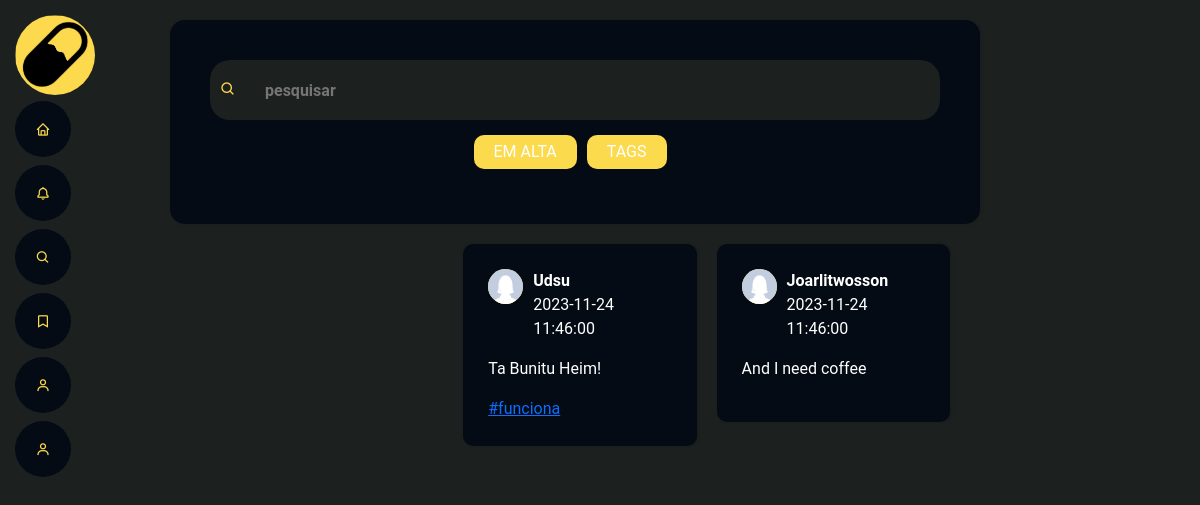
The page /Index.php?route=pesquisa (signed in) on the database its author committed.
### tables this page shows
CREATE TABLE tb_posts (
    pos_id INT AUTO_INCREMENT PRIMARY KEY,
    pos_usu_id INT NOT NULL,
    pos_conteudo TEXT,
    pos_data_postagem TIMESTAMP DEFAULT CURRENT_TIMESTAMP,
    FOREIGN KEY (pos_usu_id) REFERENCES tb_usuarios(usu_id)
);

CREATE TABLE tb_usuarios (
    usu_id INT AUTO_INCREMENT PRIMARY KEY,
    usu_nome VARCHAR(100) NOT NULL,
    usu_nome_usuario VARCHAR(50) NOT NULL,
    usu_email VARCHAR(100) NOT NULL UNIQUE,
    usu_senha VARCHAR(100) NOT NULL,
    usu_avatar VARCHAR(100) DEFAULT 'avatar.jpg',
    usu_img_fundo VARCHAR(100) DEFAULT 'generico.svg',
    usu_data_cadastro TIMESTAMP DEFAULT CURRENT_TIMESTAMP,
    CONSTRAINT chk_usu_nome_usuario_no_spaces CHECK (usu_nome_usuario NOT LIKE '% %')
);

### Config/Model.php (called while the page is built, shortened)
<?php
require_once (__DIR__."/../Database/SqlCommands.php");
class Model{
    public function __construct(){
        $this->query = new SqlCommands();
    }
}

### Database/SqlCommands.php (called while the page is built, shortened)
<?php
class SqlCommands{
    public function getCommand($function ){
        return $this->listCommandSql[$function];
    }
}

### App/Model/PostModel.php (called while the page is built, shortened)
<?php
require_once (__DIR__."/../../Config/Model.php");
class PostModel extends Model{
    public function getPost($base, $indice = 0){
        $con = $this->conect->conection();
        $query = $this->query->getCommand($base);
        $result = mysqli_query($con, $query[$indice]);
        if (!$result) {
            throw new Exception("Erro na consulta");
        }
        else{
            $rows = array();
            $i = 0;
            while ($row = mysqli_fetch_assoc($result)) {
                $rows[$i] = $row;
                $i++;
            }
            return $rows;
        }
    }
}

### App/Controllers/SearchController.php (called while the page is built, shortened)
<?php
require_once (__DIR__.'/../Model/PostModel.php');
class SearchController extends Controller{
    public function viewPost($filtro = 0, $tagbar = false, $filterTag = false, $id = 0){
        $postModel = new PostModel();
        if(!$filterTag){
            $posts = $postModel->getPost("searchPost", $filtro);
        }
        else{
            $posts = $postModel->getPostById("searchPost", 2, $id);
        }
        include (__DIR__."/../../Public/Pesquisa.php");
    }
}

### Public/Layout/SimplePostStructure.php (the view)
<?php foreach($posts as $post=>$value): ?>
    <?php $route = $_GET['route']; ?>
    <li class="search post-item">
    <div class="infoUserPost">
        <div class="imgUserPost"><img src="../Storage/perfil/<?= $value['usu_avatar']; ?>" alt=''></div>
        <div class="nameAndHour">
            <strong><?= $value["usu_nome"] ?></strong>
            <p><?= $value["pos_data_postagem"]?></p>
        </div>
    </div>
    <p>
        <?= $value["pos_conteudo"]?>
    </p>
    <?php if($route == "pesquisa"): ?>
        <?php
        $hashs = array();
        if($value["hashtags"] != null){
            $hashs = explode(",",$value["hashtags"]);
            $has_ids = explode(",", $value["has_ids"]);
        }
        ?>
        <form method='post' action='Index.php?route=pesquisa'>
            <?php $indice = 0; ?>
            <?php foreach($hashs as $has): ?>
            <button type='submit' class='nav-link scrollto' name='tag' value='<?= $has_ids[$indice] ?>'><a class="hashtags"> <span><?= $has ?></span></a></button>
            <?php $indice++; ?>
            <?php endforeach; ?>
        </form>
    <?php elseif($route == "saves"): ?>
        <form action="Index.php?route=<?= $route ?>" method="POST">
            <button type='submit' class='filepost' name='apagar' value='<?= $value['pos_id'];?>'><i class='bi bi-trash' alt=''></i></button>
        </form>
    <?php endif; ?>
    </li>
<?php endforeach; ?>

### Resources/Assets/css/style2.css (style rules this page uses)
* { margin: 0; padding: 0; box-sizing: border-box; }
.search { margin: 0 10px 0 10px; }
body { background-color: #1C2120; color:white; font-family: 'Roboto', sans-serif; -webkit-font-smoothing: antialiased !important; }
.imgUserPost img { width: 35px; height: 35px; border-radius: 50%; }
ul.recomendacoes li.search { padding: 25px; margin-bottom: 50px; background-color: #040b14; border-radius: 10px; box-shadow: 1px 0 3px rgba(0,0,0,0.2); float: right; width: 30%; list-style: none; align-items: center; justify-content: center; }
ul.recomendacoes li.search div.infoUserPost { display: flex; margin-right: 10px; }
ul.recomendacoes li.search div.infoUserPost div.imgUserPost { width: 35px; height: 35px; border-radius: 50%; background-color: #FCDA4D; margin-right: 10px; }
button { border: none; background-color: transparent; outline: none; }

### rows shown on the page
tb_posts: pos_usu.usu_avatar (placeholder picture), pos_usu.usu_nome "Joarlitwosson", pos_data_postagem "2023-11-24 11:46:00", pos_conteudo "And I need coffee"
tb_posts: pos_usu.usu_avatar (placeholder picture), pos_usu.usu_nome "Udsu", pos_data_postagem "2023-11-24 11:46:00", pos_conteudo "Ta Bunitu Heim!", $has_ids[$indice] 1 (drawn), has "#funciona"
